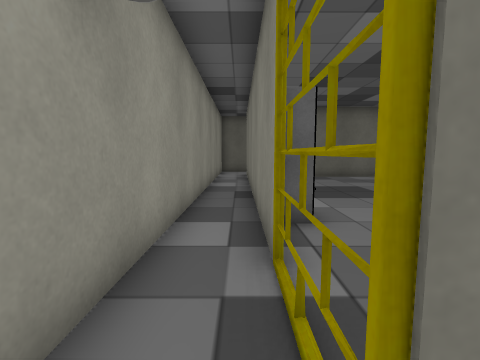
view 1 (above)

24 first-person views from a walk through a scene from a Unity 3-D project. The camera is 1.4 m above the floor, tilts 6° down and sees 85° across. The floor is counted in squares, 1 m on a side. Each view is taken from the middle of a square. On the plan, view 1 faces up. The plan holds only what a view shows up to about 13 squares ahead; the rest is blank. The place goes on beyond the plan. The player character is not drawn. Some surface patterns are stand-ins.

view 2
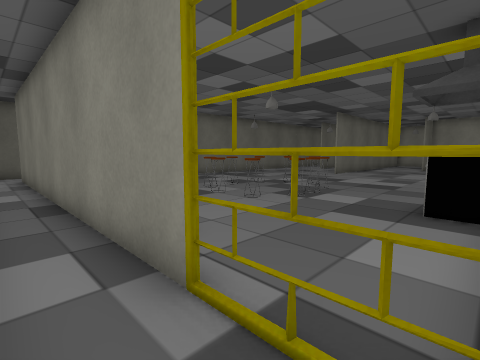

view 3
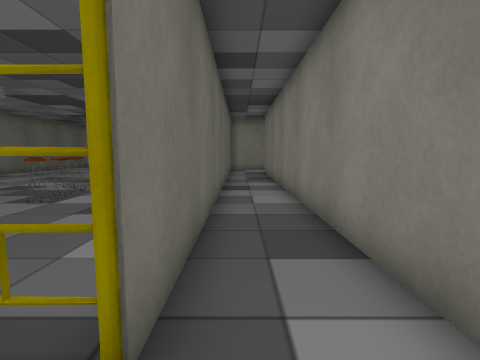

view 4
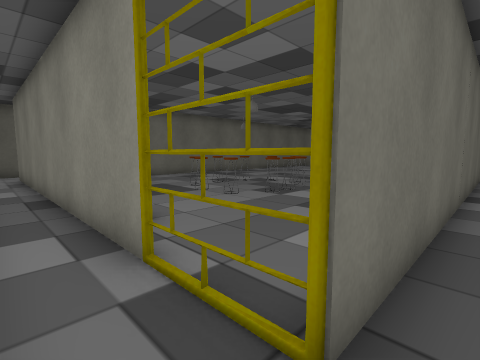

view 5
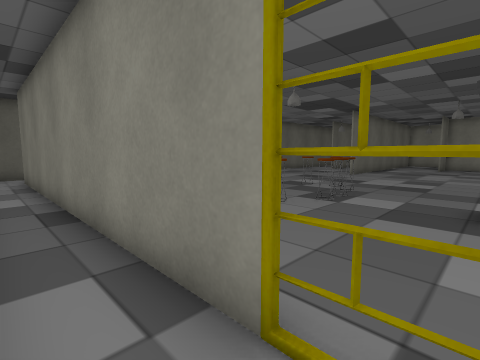

view 6
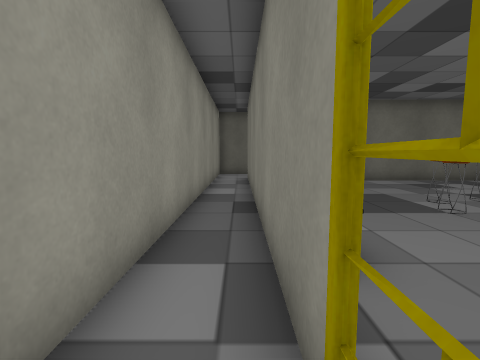

view 7
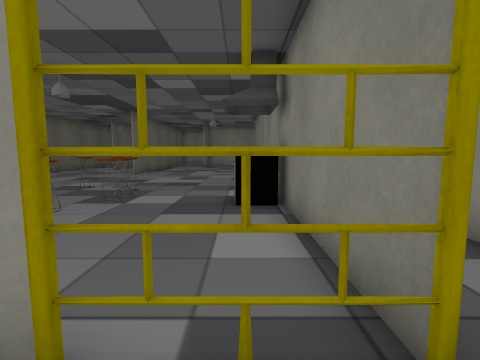

view 8
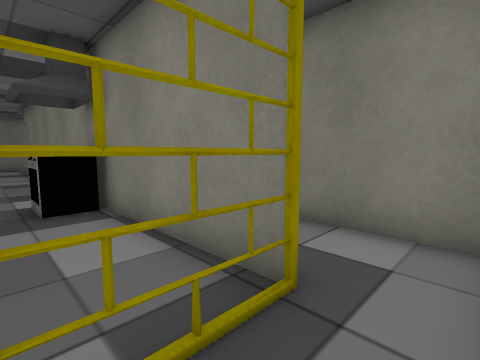

view 9
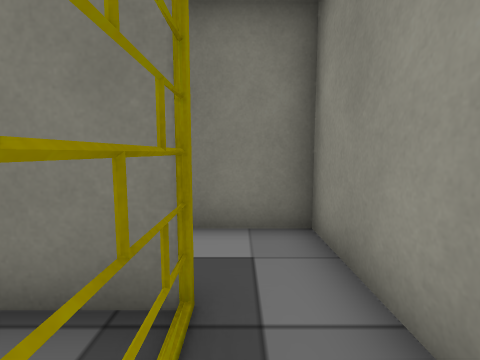

view 10
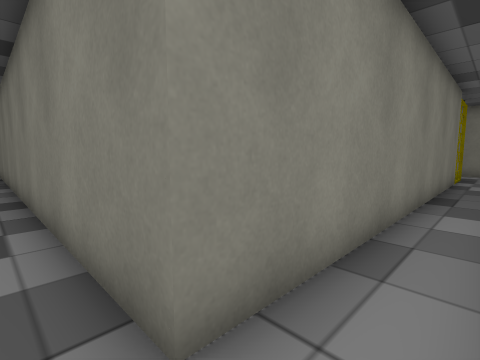

view 11
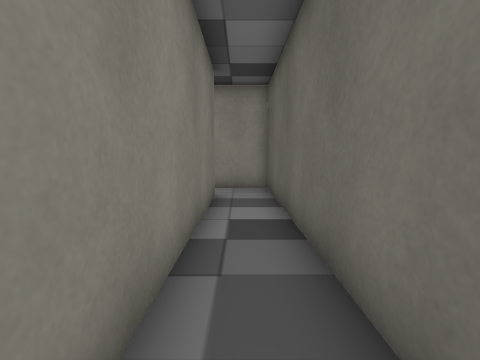

view 12
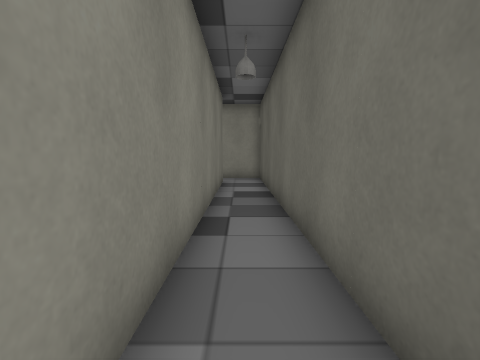

view 13
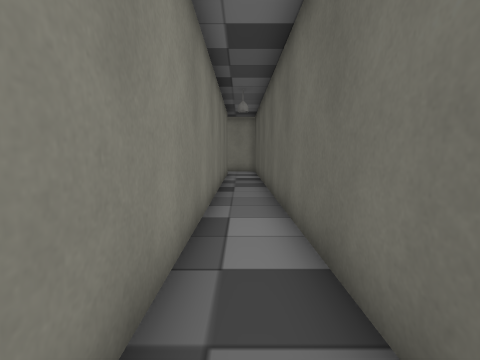

view 14
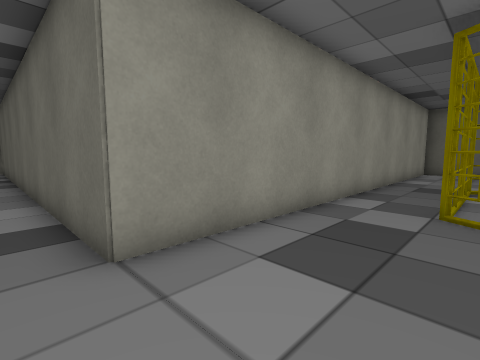

view 15
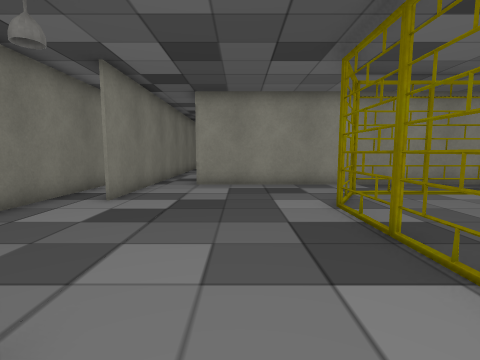

view 16
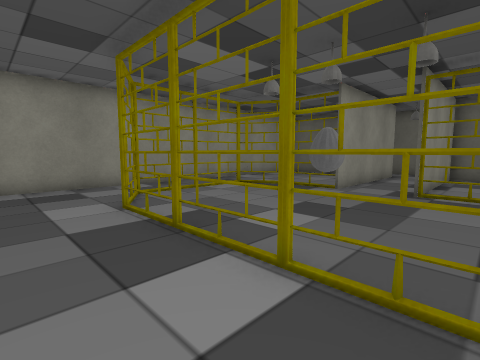

view 17
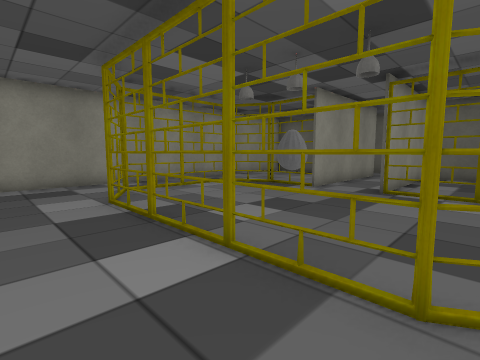

view 18
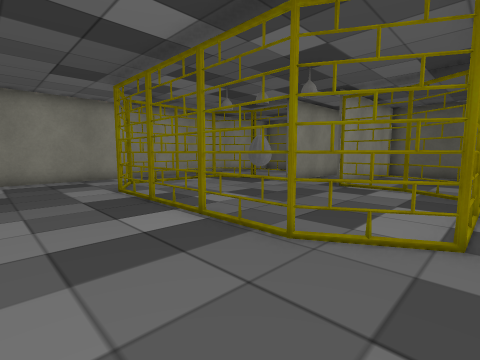

view 19
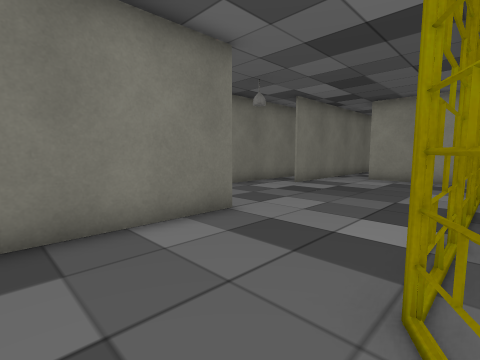

view 20
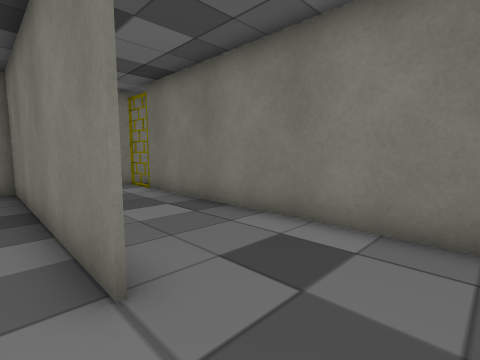

view 21
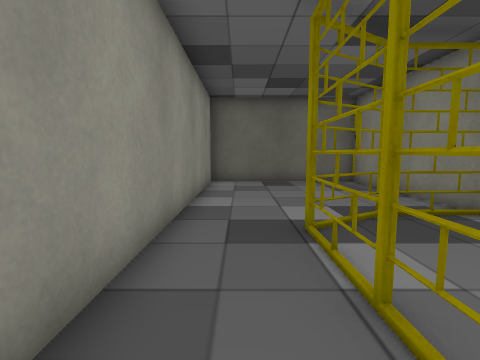

view 22
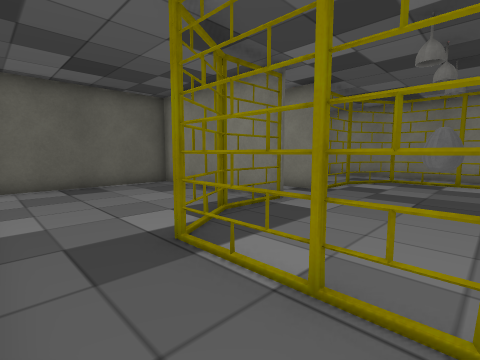

view 23
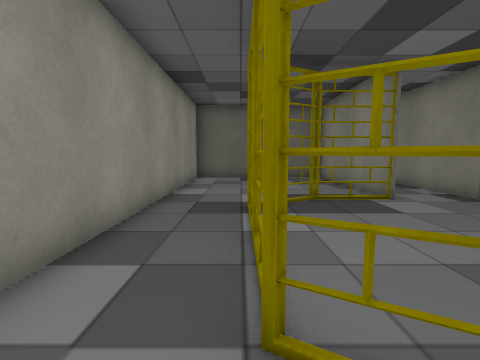

view 24
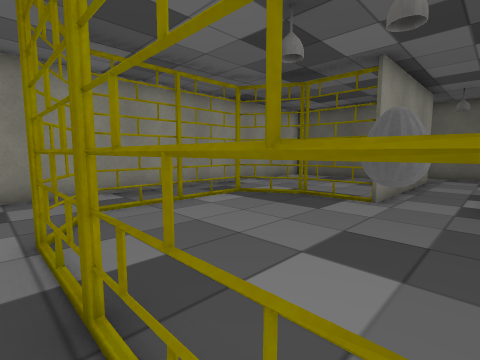

### Floor plan
Key: @ floor where view 1 was taken; # wall or solid block; x gap in a wall; . floor; F fridge; C chair; S stove; T thing the floor can be seen under or through; E egg; O other object.
Columns run from 2 left of view 1 to 32 right of it. Each row starts with its distance up from view 1.
 40                             #
 39                            ..
 38                    ########..###
 37                    #......#..#..
 36                    #......#..#..
 35                    #......#..#..
 34                    #......#..#....
 33                    #......#..#....
 32                    #......#..#....
 31                    #......#..##...
 30                    #...##.......###
 29                    #..T...........#
 28                    #..T...........#
 27                    #..T.....E.....#
 26                    #..T...........#
 25                    #...T.........##
 24                    #...TTTTTTxTTTT.
 23                    #...............
 22                    #...............
 21                    #...............
 20                    #...............
 19 ####################..........#####
 18 #.................................
 17 #.######################...........
 16 #.#                  ..............
 15 #.#                 ###############
 14 #.#     .....
 13 #.#   .......
 12 #..O  ......
 11 #..# ......  ..
 10 #..  ...CO. ...
  9 #..  ..CCOOO...
  8 #.. ...C...OO..
  7 #.. ...C...OO..
  6 #..FF..CCCOO....
  5 #..F.............
  4 #..#..............
  3 #..x...............
  2 #..#....SS.........
  1 #..###############
  0 #.@............
 -1 #..............
 -2 ###############

Positions as (right, up) in squares from view 1, and headings:
1: (0, 0), facing up
2: (-1, 1), facing up-right
3: (-1, 0), facing right
4: (-1, 0), facing up-right
5: (-1, 2), facing up-right
6: (0, 2), facing up
7: (-1, 2), facing right
8: (-1, 3), facing down-right
9: (0, 3), facing down
10: (-1, 18), facing down-right
11: (9, 18), facing left
12: (13, 18), facing left
13: (18, 18), facing left
14: (21, 18), facing up-left
15: (29, 21), facing left
16: (29, 21), facing up-left
17: (30, 21), facing up-left
18: (32, 20), facing up-left
19: (32, 24), facing down-left
20: (25, 20), facing down-right
21: (19, 25), facing up
22: (18, 26), facing up-right
23: (20, 23), facing up
24: (27, 23), facing up-left
